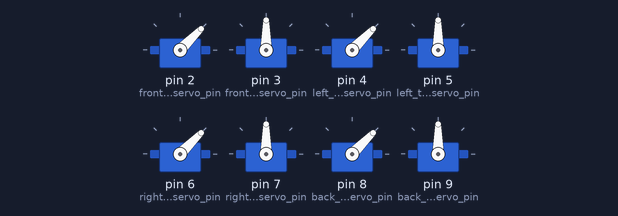
Recording of a sketch running on a simulated Arduino Uno, built with avr-gcc and run on an emulated ATmega328P. Shown: 8 × servo.

Above: at 0.05 s.
At 0.45 s:
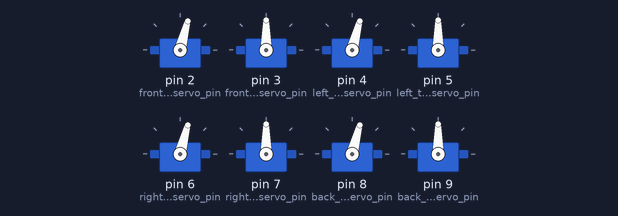
At 0.85 s:
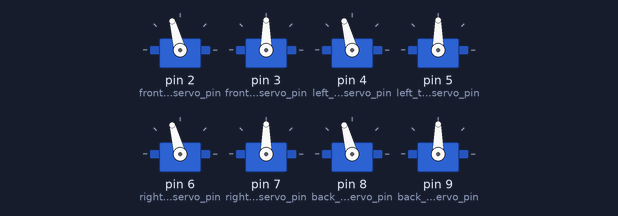
At 1.7 s:
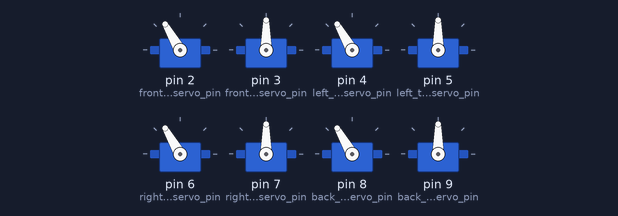
At 2.55 s:
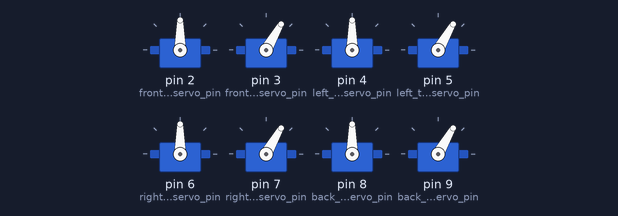
At 3.4 s:
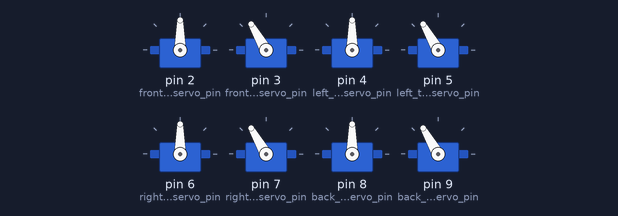
Timing chart, 0 to 7.8 s (numbered marks = the images above):
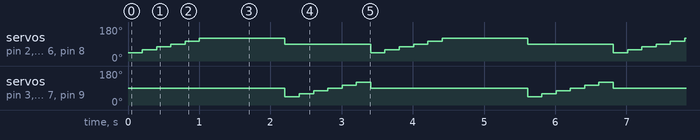

Measured:
- by itself, servo on pin 2 (front_pan_servo_pin), servo on pin 4 (left_pan_servo_pin), servo on pin 6 (right_pan_servo_pin), servo on pin 8 (back_pan_servo_pin): repeats every 3.4 s: 75° 0.20 s, 90° 0.20 s, 105° 0.20 s, 120° 1.2 s, 90° 1.2 s, 45° 0.20 s, 60° 0.20 s
- by itself, servo on pin 3 (front_tilt_servo_pin), servo on pin 5 (left_tilt_servo_pin), servo on pin 7 (right_tilt_servo_pin), servo on pin 9 (back_tilt_servo_pin): repeats every 3.4 s: 60° 0.20 s, 75° 0.20 s, 90° 0.20 s, 105° 0.20 s, 120° 0.20 s, 90° 2.2 s, 45° 0.20 s

The sketch:

ServoTest.ino
```cpp
#include <Servo.h>

int front_pan_servo_pin = 2;
int front_tilt_servo_pin = 3;
int left_pan_servo_pin = 4;
int left_tilt_servo_pin = 5;
int right_pan_servo_pin = 6;
int right_tilt_servo_pin = 7;
int back_pan_servo_pin = 8;
int back_tilt_servo_pin = 9;

Servo front_pan_servo;
Servo front_tilt_servo;
Servo left_pan_servo;
Servo left_tilt_servo;
Servo right_pan_servo;
Servo right_tilt_servo;
Servo back_pan_servo;
Servo back_tilt_servo;

int angle = 0;

void setup()
{
  front_pan_servo.attach(front_pan_servo_pin);
  front_tilt_servo.attach(front_tilt_servo_pin);
  left_pan_servo.attach(left_pan_servo_pin);
  left_tilt_servo.attach(left_tilt_servo_pin);
  right_pan_servo.attach(right_pan_servo_pin);
  right_tilt_servo.attach(right_tilt_servo_pin);
  back_pan_servo.attach(back_pan_servo_pin);
  back_tilt_servo.attach(back_tilt_servo_pin);

}

void loop()
{

  for(angle = 45; angle < 135; angle += 15)
  {
    front_pan_servo.write(angle);
    front_tilt_servo.write(90);
    left_pan_servo.write(angle);
    left_tilt_servo.write(90);
    right_pan_servo.write(angle);
    right_tilt_servo.write(90);
    back_pan_servo.write(angle);
    back_tilt_servo.write(90);

    delay(200);
  }

  delay(1000);

  for(angle = 45; angle < 135; angle += 15)
  {
    front_pan_servo.write(90);
    front_tilt_servo.write(angle);
    left_pan_servo.write(90);
    left_tilt_servo.write(angle);
    right_pan_servo.write(90);
    right_tilt_servo.write(angle);
    back_pan_servo.write(90);
    back_tilt_servo.write(angle);

    delay(200);
  }

}
```
